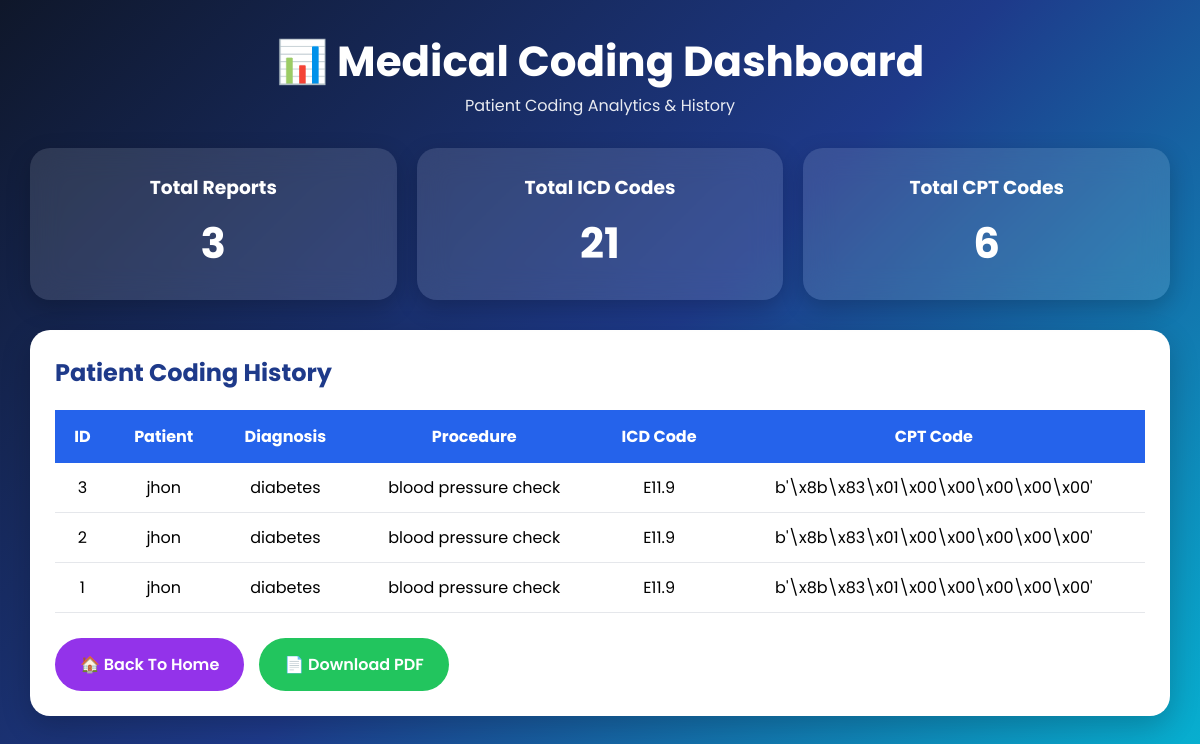
Page /dashboard on the earlier database version.
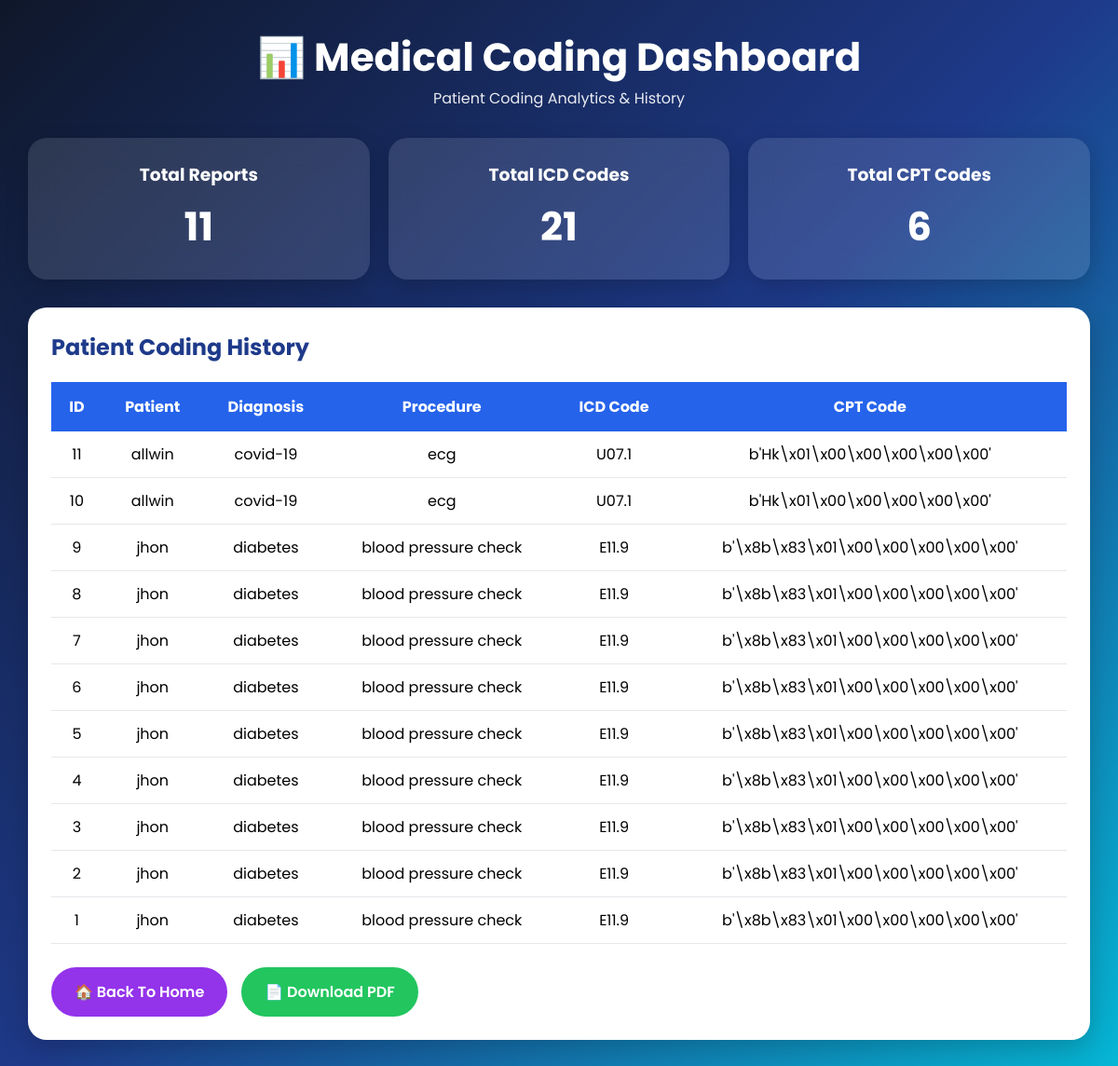
Same page on the later database version.
### tables this page shows
CREATE TABLE coding_history (
    id INTEGER PRIMARY KEY AUTOINCREMENT,
    patient TEXT,
    diagnosis TEXT,
    procedure TEXT,
    icd TEXT,
    cpt TEXT
);

### app.py (the view)
@app.route("/dashboard")
def dashboard():
    query = """
    SELECT *
    FROM coding_history
    ORDER BY id DESC
    """
    history = pd.read_sql_query(
        query,
        conn
    )
    print(history)
    records = history.to_dict(
        orient="records"
    )
    total_reports = len(
        history
    )
    total_icd = len(
        icd_data
    )
    total_cpt = len(
        cpt_data
    )
    return render_template(
        "dashboard.html",
        records=records,
        total_reports=total_reports,
        total_icd=total_icd,
        total_cpt=total_cpt
    )

### templates/dashboard.html (shortened to what this page needs)
<!DOCTYPE html>
<html lang="en">
<head>
</head>
<body>
<div class="container">
<div class="header">
<h1>
📊 Medical Coding Dashboard
</h1>
<p>
Patient Coding Analytics & History
</p>
</div>
<div class="cards">
<div class="card">
<h3>Total Reports</h3>
<h1>{{ total_reports }}</h1>
</div>
<div class="card">
<h3>Total ICD Codes</h3>
<h1>{{ total_icd }}</h1>
</div>
<div class="card">
<h3>Total CPT Codes</h3>
<h1>{{ total_cpt }}</h1>
</div>
</div>
<div class="history-box">
<h2>
Patient Coding History
</h2>
{% if records %}
<table>
<tr>
<th>ID</th>
<th>Patient</th>
<th>Diagnosis</th>
<th>Procedure</th>
<th>ICD Code</th>
<th>CPT Code</th>
</tr>
{% for row in records %}
<tr>
<td>{{ row.id }}</td>
<td>{{ row.patient }}</td>
<td>{{ row.diagnosis }}</td>
<td>{{ row.procedure }}</td>
<td>{{ row.icd }}</td>
<td>{{ row.cpt }}</td>
</tr>
{% endfor %}
</table>
{% else %}
<div class="empty">
No patient records found.
Generate a medical code first.
</div>
{% endif %}
<div class="actions">
<a href="/" class="btn home-btn">
🏠 Back To Home
</a>
<a href="/download_pdf" class="btn pdf-btn">
📄 Download PDF
</a>
</div>
</div>
</div>
</body>
</html>

### templates/dashboard.html (style rules this page uses)
* { margin:0; padding:0; box-sizing:border-box; font-family:'Poppins',sans-serif; }
body { min-height:100vh; background:linear-gradient( 135deg, #0f172a, #1e3a8a, #06b6d4 ); padding:30px; }
.container { max-width:1400px; margin:auto; }
.header { text-align:center; color:white; margin-bottom:30px; }
.header h1 { font-size:42px; }
.header p { opacity:0.9; }
.cards { display:grid; grid-template-columns:repeat(auto-fit,minmax(250px,1fr)); gap:20px; margin-bottom:30px; }
.card { background:rgba(255,255,255,0.12); backdrop-filter:blur(15px); border-radius:20px; padding:25px; color:white; text-align:center; box-shadow:0 8px 25px rgba(0,0,0,0.2); }
.card h3 { margin-bottom:10px; }
.card h1 { font-size:42px; }
.history-box { background:white; border-radius:20px; padding:25px; box-shadow:0 10px 30px rgba(0,0,0,0.2); overflow-x:auto; }
.history-box h2 { margin-bottom:20px; color:#1e3a8a; }
table { width:100%; border-collapse:collapse; }
th { background:#2563eb; color:white; padding:14px; }
td { padding:12px; border-bottom:1px solid #e5e7eb; text-align:center; }
.actions { margin-top:25px; display:flex; gap:15px; flex-wrap:wrap; }
.btn { text-decoration:none; color:white; padding:14px 25px; border-radius:50px; font-weight:600; transition:0.3s; }
.home-btn { background:#9333ea; }
.pdf-btn { background:#22c55e; }

Differences in the rows shown:
added coding_history: id "11", patient "allwin", diagnosis "covid-19", procedure "ecg", icd "U07.1", cpt "b'Hk\\x01\\x00\\x00\\x00\\x00\\x00'"
added coding_history: id "10", patient "allwin", diagnosis "covid-19", procedure "ecg", icd "U07.1", cpt "b'Hk\\x01\\x00\\x00\\x00\\x00\\x00'"
added coding_history: id "9", patient "jhon", diagnosis "diabetes", procedure "blood pressure check", icd "E11.9", cpt "b'\\x8b\\x83\\x01\\x00\\x00\\x00\\x00\\x00'"
added coding_history: id "8", patient "jhon", diagnosis "diabetes", procedure "blood pressure check", icd "E11.9", cpt "b'\\x8b\\x83\\x01\\x00\\x00\\x00\\x00\\x00'"
added coding_history: id "7", patient "jhon", diagnosis "diabetes", procedure "blood pressure check", icd "E11.9", cpt "b'\\x8b\\x83\\x01\\x00\\x00\\x00\\x00\\x00'"
added coding_history: id "6", patient "jhon", diagnosis "diabetes", procedure "blood pressure check", icd "E11.9", cpt "b'\\x8b\\x83\\x01\\x00\\x00\\x00\\x00\\x00'"
added coding_history: id "5", patient "jhon", diagnosis "diabetes", procedure "blood pressure check", icd "E11.9", cpt "b'\\x8b\\x83\\x01\\x00\\x00\\x00\\x00\\x00'"
added coding_history: id "4", patient "jhon", diagnosis "diabetes", procedure "blood pressure check", icd "E11.9", cpt "b'\\x8b\\x83\\x01\\x00\\x00\\x00\\x00\\x00'"
Other differences:
{{ total_reports }}: "3" → "11"
